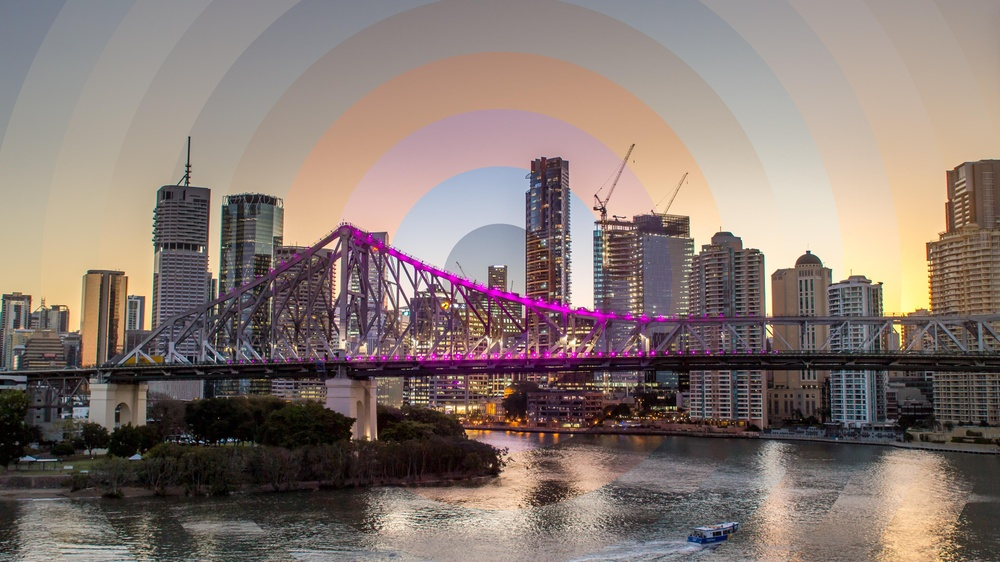
#> input picture images/timeslice_circle_10_images.jpg, 1000 x 562 px, shrunk from 4096 x 2304 before the run; its folder holds 4 pictures in this run
$ python rectangle.py
#> lines starting #> are read from the running program, lines starting #| are printed output that depends on the picture
import glob
from PIL import Image, ImageDraw


def rectangle_slice(path: str, mode: str=None) -> None:
#> called with path = 'images/*.jpg', mode = 'big_centre'
    image_files = glob.glob(path)
    number_images = len(image_files)
    base_image = Image.open(image_files[0]).convert('RGB')
#> base_image is the input picture: PIL image 1000x562 RGB; mean R, G, B 134.4, 119.7, 114.1

    h, w = base_image.height, base_image.width
#> h = 562; w = 1000

    # Used to adjust whether centre 'slice' dimensions are equal to spacing
    # or are 1/4 of total image dimensions i.e. how large  centre slice will be
    if mode == 'big_centre':
        centre_space = 0.75
    else:
        centre_space = 1

    spacing_x = (w * centre_space) / number_images/2
#> spacing_x = 93.75
    spacing_y = (h * centre_space) / number_images/2
#> spacing_y = 52.69
    top, left = 0, 0
    bottom = h
#> bottom = 562
    right = w
#> right = 1000

    base_image = Image.new("RGB", base_image.size, 0)
#> base_image: PIL image 1000x562 RGB; every value is 0

    for image_file in image_files:
        mask_im = Image.new("L", base_image.size, 0)
#> mask_im: PIL image 1000x562 L; every value is 0
        draw = ImageDraw.Draw(mask_im)
        draw.polygon([(left, top), (right, top), (right, bottom), (left, bottom)], fill=255)

        selected_image = Image.open(image_file).convert('RGB')
        base_image.paste(selected_image, (0, 0), mask_im)

        top += spacing_y
#> top = 52.69
        left += spacing_x
#> left = 93.75
        bottom -= spacing_y
#> bottom = 509.3
        right -= spacing_x
#> right = 906.2
#> pass 2 of the loop in rectangle_slice, `for image_file in image_files:`:
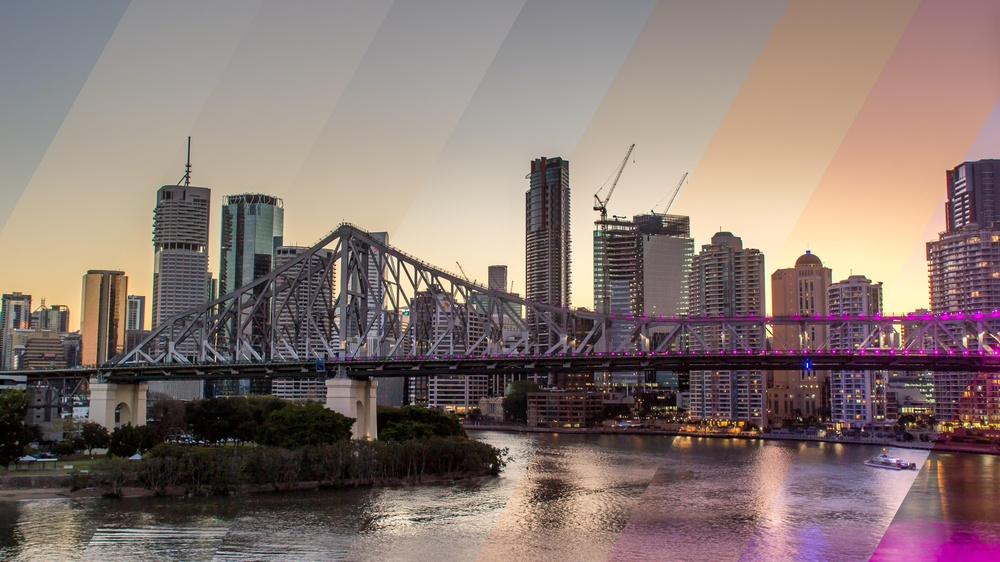
#> input picture images/timeslice_diagonal_10_images.jpg, 1000 x 562 px, shrunk from 4096 x 2304 before the run
#> in rectangle_slice, selected_image is the input picture: PIL image 1000x562 RGB; mean R, G, B 134.5, 117.7, 112.8
#> in rectangle_slice, `base_image.paste(selected_image, (0, 0), mask_im)`:
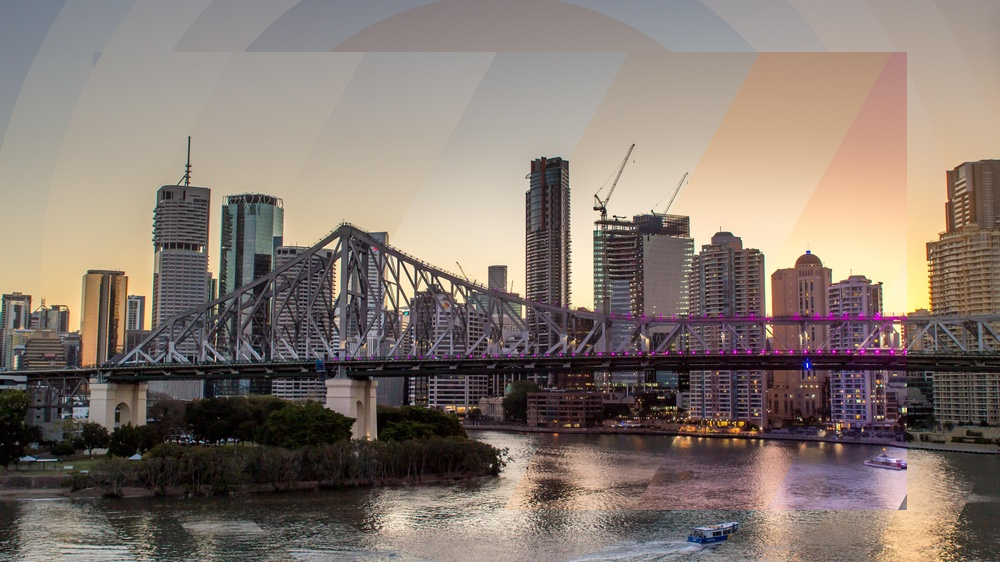
#> base_image: PIL image 1000x562 RGB; mean R, G, B 132.8, 120.1, 112.1
#> pass 3 of the loop in rectangle_slice, `for image_file in image_files:`:
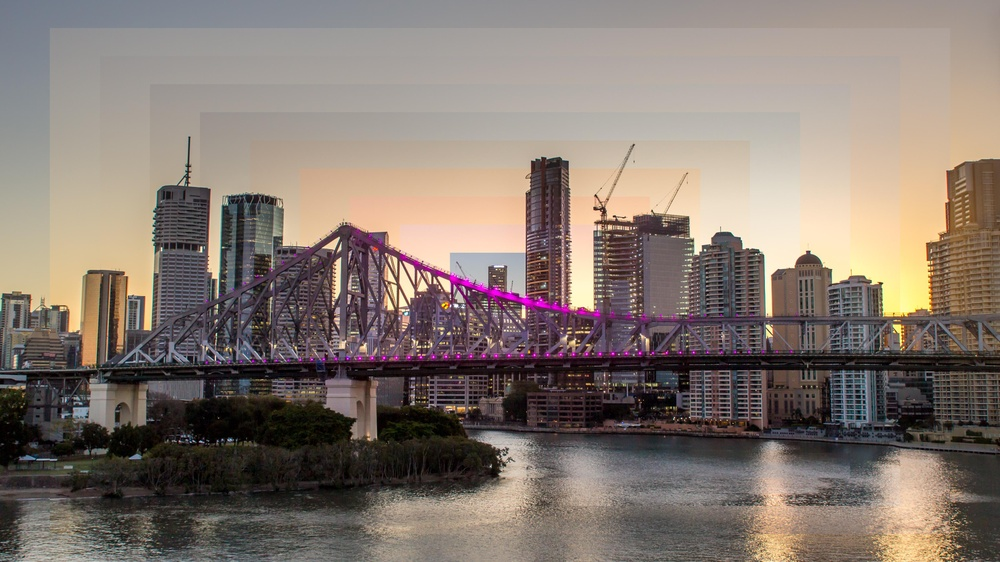
#> input picture images/timeslice_rectangle_10_images.jpg, 1000 x 562 px, shrunk from 4096 x 2304 before the run
#> in rectangle_slice, selected_image is the input picture: PIL image 1000x562 RGB; mean R, G, B 132.7, 120.3, 112.1
#> in rectangle_slice, `base_image.paste(selected_image, (0, 0), mask_im)`:
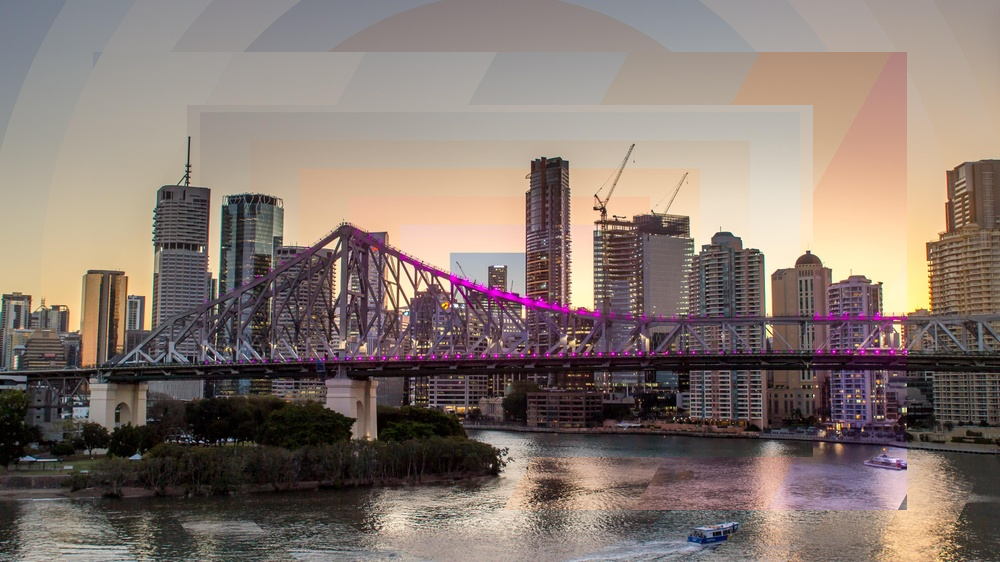
#> base_image: PIL image 1000x562 RGB; mean R, G, B 133.4, 119.2, 112.1
#> the loop made 4 passes; the first 3 are shown

    base_image.save("rectangle.jpeg")
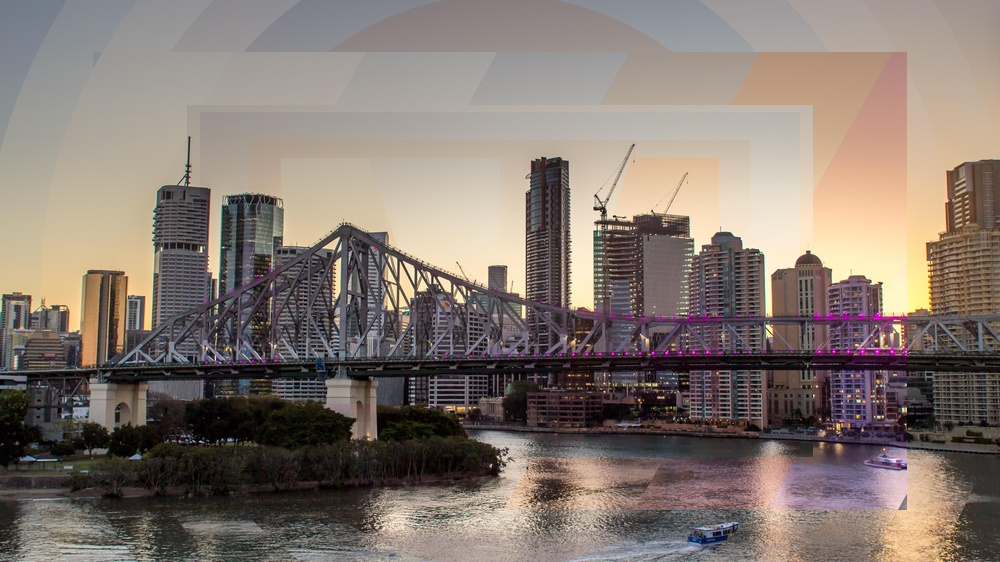
#> saved as rectangle.jpeg: PIL image 1000x562 RGB; mean R, G, B 131.8, 120, 112.4
    print("Done")


if __name__ == "__main__":
    path = "images/*.jpg"

    rectangle_slice(path, 'big_centre')
